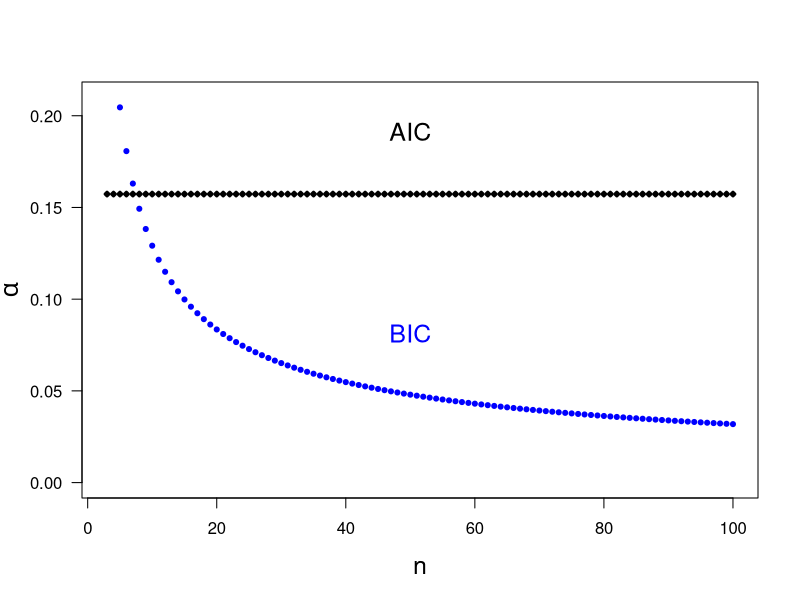

This chart was generated by the following R code:
print('file: AIC-BIC-alphaN.R')
# Dziak et al. (2018, Table 2, p.12) AIC & BIC
AnAIC = 2
alphaAIC = 1-pchisq(AnAIC,1)
n = seq(3,100)
L = length(n)
alphaAICa = rep(alphaAIC,L)
alphaBIC = 1-pchisq(log(n),1)
# ------------
# png('Dziak18alphaSCRIPT181121.png',width=16,height=12,units='cm',res=300)
plot(n,alphaBIC,type='p',lwd=3,col='blue',xlab='n',
     ylab=expression(alpha),las=1,cex=0.4,ylim=c(0,0.21),cex.lab=1.5)
points(n,alphaAICa,col='black',pch=23,cex=0.4,lwd=3)
text(50,0.09,'BIC',col='blue',pos=1,cex=1.5); text(50,0.20,'AIC',col='black',pos=1,cex=1.5)
# dev.off()
